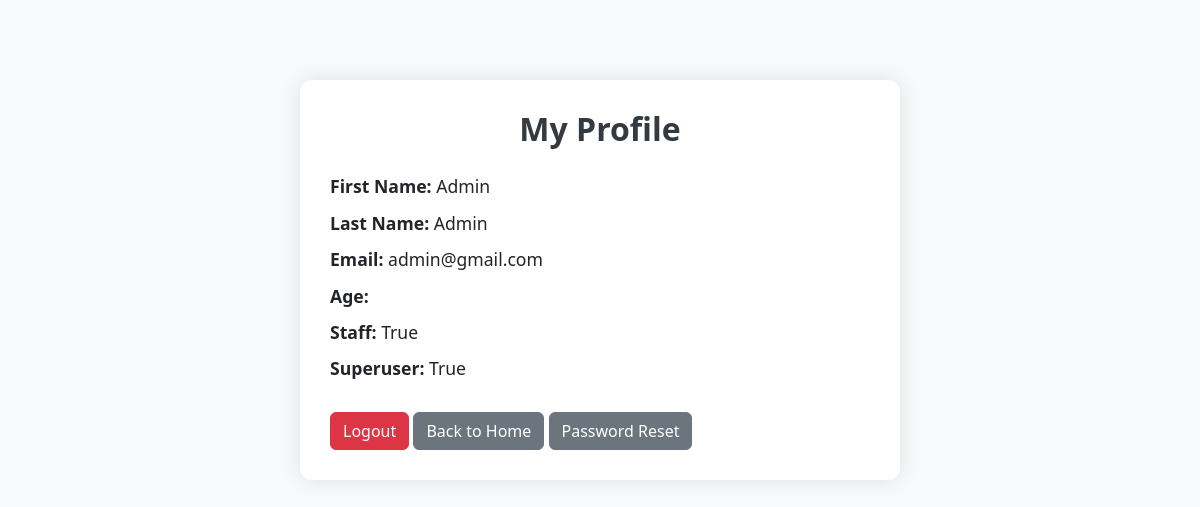
The app's page /pa/profile (signed in) with its own data.
### app1/models/custome_user.py (models this page shows)
class User(AbstractBaseUser,PermissionsMixin):
    email=models.EmailField(unique=True)
    first_name=models.CharField(max_length=100)
    last_name=models.CharField(max_length=100)
    is_active=models.BooleanField(default=True)
    is_staff=models.BooleanField(default=False)
    objects=CustomUserManager()
    USERNAME_FIELD='email'
    REQUIRED_FIELDS=['first_name','last_name']

### app1/views/profile_view.py (the view)
# urls.py: path('profile', profile_view, name='profile'),
@login_required
def profile_view(request):
    user=request.user
    return render(request,'profile.html',{'user':user})

### templates/profile.html (shortened to what this page needs)
<!DOCTYPE html>
<html lang="en">
<head>
    <link href="https://cdn.jsdelivr.net/npm/bootstrap@5.3.2/dist/css/bootstrap.min.css" rel="stylesheet">
</head>
<body>
    <div class="profile-container">
        <h2 class="profile-title">My Profile</h2>
        <div class="profile-info"><strong>First Name:</strong> {{ user.first_name }}</div>
        <div class="profile-info"><strong>Last Name:</strong> {{ user.last_name }}</div>
        <div class="profile-info"><strong>Email:</strong> {{ user.email }}</div>
        <div class="profile-info"><strong>Age:</strong> {{ user.age }}</div>
        <div class="profile-info"><strong>Staff:</strong> {{ user.is_staff }}</div>
        <div class="profile-info"><strong>Superuser:</strong> {{ user.is_superuser }}</div>
        <a href="{% url 'logout' %}" class="btn btn-danger btn-custom">Logout</a>
        <a href="{% url 'welcome' %}" class="btn btn-secondary btn-custom">Back to Home</a>
         <a href="{}" class="btn btn-secondary btn-custom">Password Reset</a>
    </div>
</body>
</html>

### templates/profile.html (style rules this page uses)
body { background-color: #f8f9fa; }
.profile-container { max-width: 600px; margin: 80px auto; padding: 30px; background-color: #fff; border-radius: 12px; box-shadow: 0 0 20px rgba(0,0,0,0.1); }
.profile-title { text-align: center; font-size: 2rem; font-weight: 600; margin-bottom: 25px; color: #343a40; }
.profile-info { font-size: 1.1rem; margin-bottom: 10px; }
.btn-custom { margin-top: 20px; }

### records on screen
User: first_name "Admin", last_name "Admin", email "admin@gmail.com", is_staff "True", is_superuser "True"
